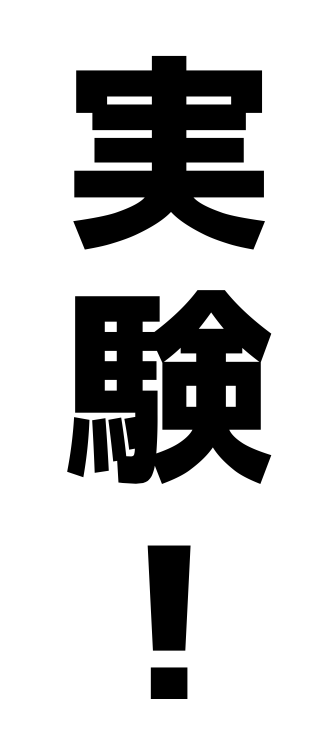
#> input picture basic/dimensionality_reduction/sample.png, 326 x 744 px
$ jupyter execute SVD.ipynb
#> lines starting #> are read from the running program, lines starting #| are printed output that depends on the picture
# SVD

[cell 1]
import numpy as np
import matplotlib.pyplot as plt
import japanize_matplotlib
from scipy import linalg
from PIL import Image

[cell 2]
# 表示する文字サイズを調整
plt.rc("font", size=20)
plt.rc("legend", fontsize=16)
plt.rc("xtick", labelsize=14)
plt.rc("ytick", labelsize=14)

# 実験用のデータ
「実験」という文字の画像をデータの系列（グレースケールなので[0, 0, 1, 1, 0 ...]のようなベクトルの集まり）に見立てて、特異値分解してみます。

- [https://docs.scipy.org/doc/scipy/tutorial/linalg.html](https://docs.scipy.org/doc/scipy/tutorial/linalg.html)

[cell 3]
img = Image.open("./sample.png").convert("L").resize((163, 372)).rotate(90, expand=True)
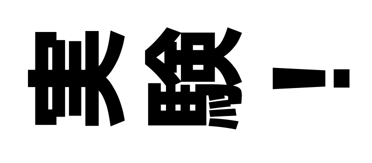
#> img: PIL image 372x163 L; min 0, max 255, mean 194
img

# 特異値分解を実行

[cell 4]
# 文字のデータが入った行列Aを特異値分解する
X = np.asarray(img)
U, Sigma, VT = linalg.svd(X, full_matrices=True)
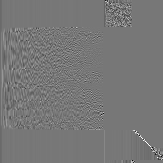
#> U: shape (163, 163) float32; min -0.865, max 0.977, mean -0.000328; drawn with min black and max white
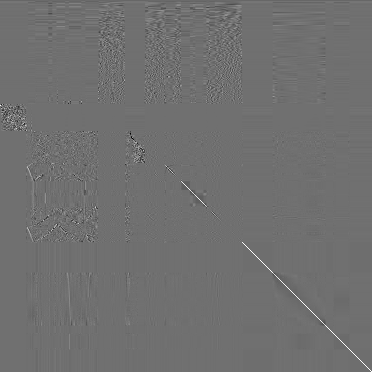
#> VT: shape (372, 372) float32; min -0.78, max 0.992, mean -0.000173; drawn with min black and max white
#> Sigma = 163 values, max 50803.4 at index 0, min 0.00296 at index 106, mean 757.7

print(f"A: {X.shape}, U: {U.shape}, Σ:{Sigma.shape}, V^T:{VT.shape}")
#| A: (163, 372), U: (163, 163), Σ:(163,), V^T:(372, 372)

# 低ランクで画像を近似

[cell 5]
# ランクを増やすと元の文字がより精密に復元される
for rank in [1, 2, 3, 4, 5, 10, 20, 50]:
    # rank番目までの要素を抽出
    U_i = U[:, :rank]
    Sigma_i = np.matrix(linalg.diagsvd(Sigma[:rank], rank, rank))
    VT_i = VT[:rank, :]

    # 画像を復元
    temp_image = np.asarray(U_i * Sigma_i * VT_i)
    Image.fromarray(np.uint8(temp_image))
    plt.title(f"rank={rank}")
    plt.imshow(temp_image, cmap="gray")
    plt.show()
#> this loop made 8 passes
#> Sigma_i on passes 1 to 3: [[50803.4]], [[50803.4, 0], [0, 14685.9]], [[50803.4, 0, 0], [0, 14685.9, 0], [0, 0, 8514]]
#> pass 1, `temp_image = np.asarray(U_i * Sigma_i * VT_i)`:
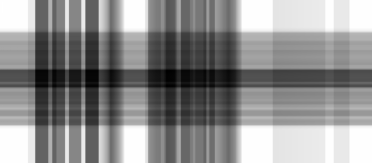
#> temp_image: shape (163, 372) float32; min 67.13, max 300.1, mean 196.4; drawn with min black and max white
#> after the loop:
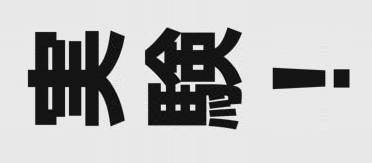
#> temp_image: shape (163, 372) float32; min -24.91, max 281.5, mean 194; drawn with min black and max white

# Vの中身

[cell 6]
total = np.zeros((163, 372))
#> total: shape (163, 372) float64; every value is 0

for rank in [1, 2, 3, 4, 5]:
    # rank番目までの要素を抽出
    U_i = U[:, :rank]
    Sigma_i = np.matrix(linalg.diagsvd(Sigma[:rank], rank, rank))
    VT_i = VT[:rank, :]

    # rank番目の特異値以外をすべて０にして、rank番目の要素のみ残す
    if rank > 1:
        for ri in range(rank - 1):
            Sigma_i[ri, ri] = 0

    # 画像を復元
    temp_image = np.asarray(U_i * Sigma_i * VT_i)
    Image.fromarray(np.uint8(temp_image))

    # rank番目の要素のみを足す
    total += temp_image

    # rank番目までの要素で復元した画像と、行列Vのrank列目の値のプロットを比較してみる
    plt.figure(figsize=(5, 5))
    plt.suptitle(f"$u_{rank}$")
    plt.subplot(211)
    plt.imshow(temp_image, cmap="gray")
    plt.subplot(212)
    plt.plot(VT[0])
    plt.show()
#> this loop made 5 passes
#> pass 1, `plt.show()`:
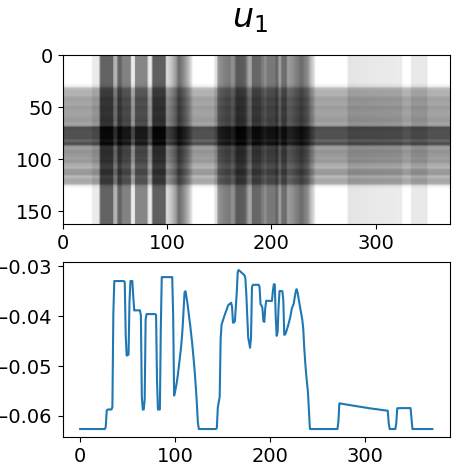
#> figure drawn by matplotlib, 2 panels; panel 2: curve peaks at x = 167, y = -0.0308
#> pass 2, `plt.show()`:
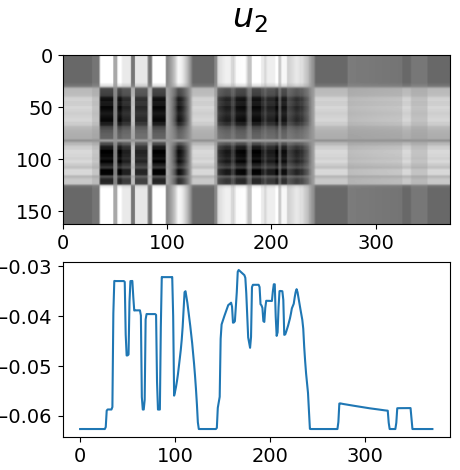
#> figure drawn by matplotlib, 2 panels; panel 2: curve peaks at x = 167, y = -0.0308
#> pass 3, `temp_image = np.asarray(U_i * Sigma_i * VT_i)`:
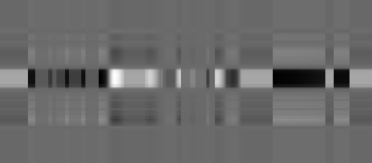
#> temp_image: shape (163, 372) float32; min -162.1, max 225.4, mean 0; drawn with min black and max white
#> after the loop:
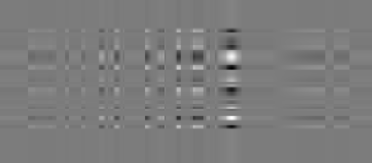
#> temp_image: shape (163, 372) float32; min -174.8, max 183, mean 0; drawn with min black and max white
#> after the loop:
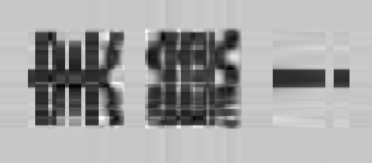
#> total: shape (163, 372) float64; min -90.99, max 351.2, mean 194; drawn with min black and max white
